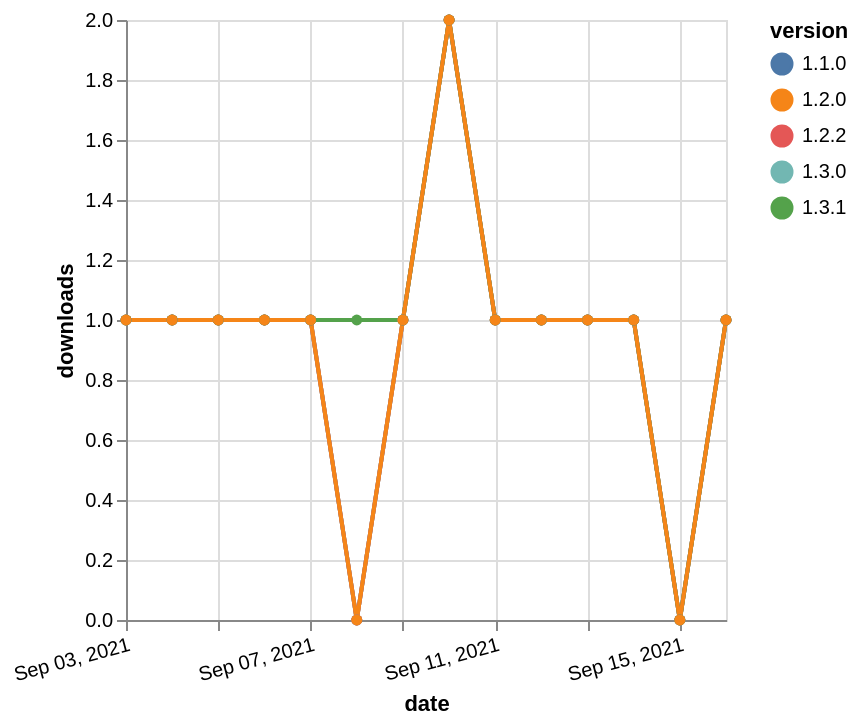

Here is the Vega-Lite specification saved for this chart:
### Vega-Lite specification from a JSON file in a GitHub repository (floating-point values rounded to 4 significant figures)
{"$schema": "https://vega.github.io/schema/vega-lite/v5.json", "description": "A simple bar chart with embedded data.", "data": {"values": [{"date": "2021-09-03", "total": 167, "delta": 1, "version": "1.1.0"}, {"date": "2021-09-04", "total": 168, "delta": 1, "version": "1.1.0"}, {"date": "2021-09-05", "total": 169, "delta": 1, "version": "1.1.0"}, {"date": "2021-09-06", "total": 170, "delta": 1, "version": "1.1.0"}, {"date": "2021-09-07", "total": 171, "delta": 1, "version": "1.1.0"}, {"date": "2021-09-08", "total": 171, "delta": 0, "version": "1.1.0"}, {"date": "2021-09-09", "total": 172, "delta": 1, "version": "1.1.0"}, {"date": "2021-09-10", "total": 174, "delta": 2, "version": "1.1.0"}, {"date": "2021-09-11", "total": 175, "delta": 1, "version": "1.1.0"}, {"date": "2021-09-12", "total": 176, "delta": 1, "version": "1.1.0"}, {"date": "2021-09-13", "total": 177, "delta": 1, "version": "1.1.0"}, {"date": "2021-09-14", "total": 178, "delta": 1, "version": "1.1.0"}, {"date": "2021-09-15", "total": 178, "delta": 0, "version": "1.1.0"}, {"date": "2021-09-16", "total": 179, "delta": 1, "version": "1.1.0"}, {"date": "2021-09-03", "total": 209, "delta": 1, "version": "1.3.0"}, {"date": "2021-09-04", "total": 210, "delta": 1, "version": "1.3.0"}, {"date": "2021-09-05", "total": 211, "delta": 1, "version": "1.3.0"}, {"date": "2021-09-06", "total": 212, "delta": 1, "version": "1.3.0"}, {"date": "2021-09-07", "total": 213, "delta": 1, "version": "1.3.0"}, {"date": "2021-09-08", "total": 213, "delta": 0, "version": "1.3.0"}, {"date": "2021-09-09", "total": 214, "delta": 1, "version": "1.3.0"}, {"date": "2021-09-10", "total": 216, "delta": 2, "version": "1.3.0"}, {"date": "2021-09-11", "total": 217, "delta": 1, "version": "1.3.0"}, {"date": "2021-09-12", "total": 218, "delta": 1, "version": "1.3.0"}, {"date": "2021-09-13", "total": 219, "delta": 1, "version": "1.3.0"}, {"date": "2021-09-14", "total": 220, "delta": 1, "version": "1.3.0"}, {"date": "2021-09-15", "total": 220, "delta": 0, "version": "1.3.0"}, {"date": "2021-09-16", "total": 221, "delta": 1, "version": "1.3.0"}, {"date": "2021-09-03", "total": 177, "delta": 1, "version": "1.2.2"}, {"date": "2021-09-04", "total": 178, "delta": 1, "version": "1.2.2"}, {"date": "2021-09-05", "total": 179, "delta": 1, "version": "1.2.2"}, {"date": "2021-09-06", "total": 180, "delta": 1, "version": "1.2.2"}, {"date": "2021-09-07", "total": 181, "delta": 1, "version": "1.2.2"}, {"date": "2021-09-08", "total": 181, "delta": 0, "version": "1.2.2"}, {"date": "2021-09-09", "total": 182, "delta": 1, "version": "1.2.2"}, {"date": "2021-09-10", "total": 184, "delta": 2, "version": "1.2.2"}, {"date": "2021-09-11", "total": 185, "delta": 1, "version": "1.2.2"}, {"date": "2021-09-12", "total": 186, "delta": 1, "version": "1.2.2"}, {"date": "2021-09-13", "total": 187, "delta": 1, "version": "1.2.2"}, {"date": "2021-09-14", "total": 188, "delta": 1, "version": "1.2.2"}, {"date": "2021-09-15", "total": 188, "delta": 0, "version": "1.2.2"}, {"date": "2021-09-16", "total": 189, "delta": 1, "version": "1.2.2"}, {"date": "2021-09-03", "total": 124, "delta": 1, "version": "1.3.1"}, {"date": "2021-09-04", "total": 125, "delta": 1, "version": "1.3.1"}, {"date": "2021-09-05", "total": 126, "delta": 1, "version": "1.3.1"}, {"date": "2021-09-06", "total": 127, "delta": 1, "version": "1.3.1"}, {"date": "2021-09-07", "total": 128, "delta": 1, "version": "1.3.1"}, {"date": "2021-09-08", "total": 129, "delta": 1, "version": "1.3.1"}, {"date": "2021-09-09", "total": 130, "delta": 1, "version": "1.3.1"}, {"date": "2021-09-10", "total": 132, "delta": 2, "version": "1.3.1"}, {"date": "2021-09-11", "total": 133, "delta": 1, "version": "1.3.1"}, {"date": "2021-09-12", "total": 134, "delta": 1, "version": "1.3.1"}, {"date": "2021-09-13", "total": 135, "delta": 1, "version": "1.3.1"}, {"date": "2021-09-14", "total": 136, "delta": 1, "version": "1.3.1"}, {"date": "2021-09-15", "total": 136, "delta": 0, "version": "1.3.1"}, {"date": "2021-09-16", "total": 137, "delta": 1, "version": "1.3.1"}, {"date": "2021-09-03", "total": 175, "delta": 1, "version": "1.2.0"}, {"date": "2021-09-04", "total": 176, "delta": 1, "version": "1.2.0"}, {"date": "2021-09-05", "total": 177, "delta": 1, "version": "1.2.0"}, {"date": "2021-09-06", "total": 178, "delta": 1, "version": "1.2.0"}, {"date": "2021-09-07", "total": 179, "delta": 1, "version": "1.2.0"}, {"date": "2021-09-08", "total": 179, "delta": 0, "version": "1.2.0"}, {"date": "2021-09-09", "total": 180, "delta": 1, "version": "1.2.0"}, {"date": "2021-09-10", "total": 182, "delta": 2, "version": "1.2.0"}, {"date": "2021-09-11", "total": 183, "delta": 1, "version": "1.2.0"}, {"date": "2021-09-12", "total": 184, "delta": 1, "version": "1.2.0"}, {"date": "2021-09-13", "total": 185, "delta": 1, "version": "1.2.0"}, {"date": "2021-09-14", "total": 186, "delta": 1, "version": "1.2.0"}, {"date": "2021-09-15", "total": 186, "delta": 0, "version": "1.2.0"}, {"date": "2021-09-16", "total": 187, "delta": 1, "version": "1.2.0"}]}, "width": "container", "mark": {"type": "line", "point": {"filled": true}}, "encoding": {"x": {"field": "date", "type": "temporal", "timeUnit": "yearmonthdate", "title": "date", "axis": {"labelAngle": -15}}, "y": {"field": "delta", "type": "quantitative", "title": "downloads"}, "color": {"field": "version", "type": "nominal"}, "tooltip": {"field": "delta"}}}
